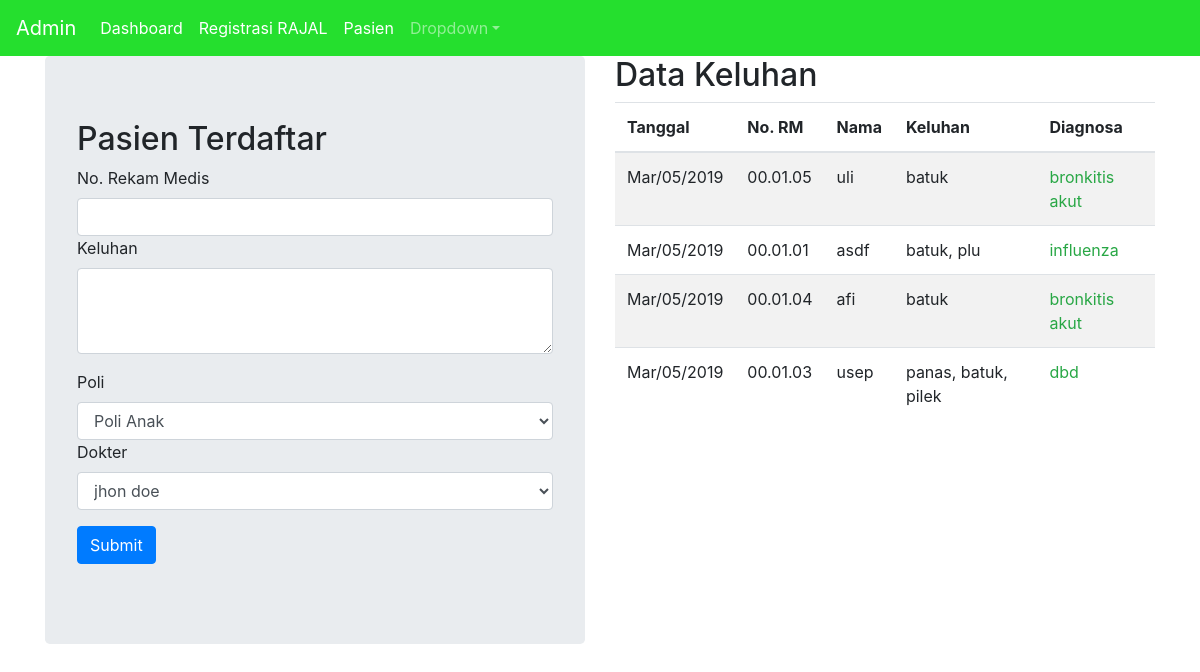
Page /index.php/admin/registrasi on the committed database.
### tables this page shows
CREATE TABLE `t_rajal` (
  `id_rajal` varchar(50) NOT NULL,
  `no_rm` varchar(50) NOT NULL,
  `nama` varchar(75) NOT NULL,
  `keluhan` text NOT NULL,
  `dokter` varchar(75) NOT NULL,
  `diagnosa` text NOT NULL,
  `poli` varchar(20) NOT NULL,
  `tgl_periksa` varchar(20) NOT NULL
);

### application/controllers/Admin.php (called while the page is built, shortened)
<?php
class Admin extends CI_Controller {
    public function registrasi()
    {
        $data['poli'] = $this->m->getPoli();
        $data['dokter'] = $this->m->getDokter();
        $data['keluhan'] =$this->m->getKeluhan();
        $this->load->view('admHeader');
        $this->load->view('admin/regis',$data);
    }
}

### index.php (called while the page is built, shortened)
<?php
require_once BASEPATH.'core/CodeIgniter.php';

### application/models/M.php (called while the page is built, shortened)
<?php
class M extends CI_Model {
    function getPoli()
    {
        $q = $this->db->get("t_poli");
        return $q;
    }
    function getDokter()
    {
        $q = $this->db->get_where('t_pegawai',array("posisi"=>"dokter"));
        return $q;
    }
    function getKeluhan()
    {
        $this->db->from('t_rajal');
        $this->db->order_by('id_rajal', 'desc');
        $q = $this->db->get();
        return $q;
    }
}

### application/views/admin/regis.php (the view, shortened to what this page needs)
<div class="row">
    <div class="col-md-6">
        <div class="jumbotron">
        <h2>Pasien Terdaftar</h2>
            <?php echo form_open("admin/procReg?q=sudah");?>
                <div class="form-group">
                    <label for="rm">No. Rekam Medis</label>
                    <input type="text" class="form-control" name="rm" id="rm" aria-describedby="helpId" placeholder="" value="<?php echo $this->uri->segment(3); ?>">
                    <div class="form-group">
                    <label for="keluhan">Keluhan</label>
                    <textarea class="form-control" name="keluhan" id="keluhan" rows="3"></textarea>
                    </div>
                    <div class="form-group">
                    <label for="poli">Poli</label>
                    <select class="form-control" name="poli" id="poli">
                        <?php
foreach ($poli->result() as $p ) {
    echo "<option value='$p->nama_poli'>$p->nama_poli</option>";
}
                        ?>
                    </select>
                    <div class="form-group">
                      <label for="dokter">Dokter</label>
                      <select class="form-control" name="dokter" id="dokter">
                        <?php
                        foreach ($dokter->result() as $s ) {
                            echo "<option value='$s->nama_pegawai'>$s->nama_pegawai</option>";
                        }
                        ?>
                      </select>
                    </div>
                    <button type="submit" class="btn btn-primary">Submit</button>
                </div>
            </div>
        <?php echo form_close();?>
        </div>
    </div>
    <div class="col-md-6">
        <div class="">
                <h2>Data Keluhan</h2>
            <table class="table table-striped">
                <thead>
                    <tr>
                        <th>Tanggal</th>
                        <th>No. RM</th>
                        <th>Nama</th>
                        <th>Keluhan</th>
                        <th>Diagnosa</th>
                    </tr>
                </thead>
                <tbody class="">
                    <?php
                        foreach ($keluhan->result() as $k) {
                            if($k->diagnosa === ""){
                                $noId = $k->id_rajal;
                                $diagnosa = '<td>'.anchor('admin/diag/'.$k->id_rajal, '<button class="btn btn-sm btn-primary">Beri Diagnosa</button>').'</td>';
                            }else{
                                $diagnosa = "<td class='text-success'>$k->diagnosa</td>";
                            }
                            echo "
                                <tr>
                                    <td>$k->tgl_periksa</td>
                                    <Td>$k->no_rm</td>
                                    <td>$k->nama</td>
                                    <td>$k->keluhan</td>
                                    $diagnosa
                            </tr>";
                        }
                    ?>
                </tbody>
            </table>
        </div>
    </div>
</div>
                </div>
  </body>
</html>

### application/views/admHeader.php (shortened to what this page needs)
<!doctype html>
<html lang="en">
  <head>
    <link rel="stylesheet" href="/rs/aset/css/bootstrap.css">
    <link rel="stylesheet" href="/rs/aset/css/custom.css">
	<link rel="stylesheet" href="/rs/aset/css/datatables.css">
  </head>
  <body>
    <nav class="navbar navbar-expand-md navbar-dark hijau">
        <a class="navbar-brand" href="#">Admin</a>
        <div class="collapse navbar-collapse" id="collapsibleNavId">
            <ul class="navbar-nav mr-auto mt-2 mt-lg-0">
                <li class="nav-item active">
                    <a class="nav-link" href="<?php echo base_url('admin');?>">Dashboard</a>
                </li>
                <li class="nav-item active">
                    <a class="nav-link" href="<?php echo base_url('admin/registrasi');?>">Registrasi RAJAL</a>
                </li>
                <li class="nav-item active">
                    <a class="nav-link" href="<?php echo base_url('admin/pasien');?>">Pasien</a>
                </li>
                <li class="nav-item dropdown">
                    <a class="nav-link dropdown-toggle" href="#" id="dropdownId" data-toggle="dropdown" aria-haspopup="true" aria-expanded="false">Dropdown</a>
                </li>
            </ul>
        </div>
    </nav>
    <div class="container">

### aset/css/custom.css (style rules this page uses)
.hijau { background-color: rgb(37, 223, 46); }

### rows in the picture
t_rajal: tgl_periksa "Mar/05/2019", no_rm "00.01.05", nama "uli", keluhan "batuk", diagnosa "bronkitis akut"
t_rajal: tgl_periksa "Mar/05/2019", no_rm "00.01.01", nama "asdf", keluhan "batuk, plu", diagnosa "influenza"
t_rajal: tgl_periksa "Mar/05/2019", no_rm "00.01.04", nama "afi", keluhan "batuk", diagnosa "bronkitis akut"
t_rajal: tgl_periksa "Mar/05/2019", no_rm "00.01.03", nama "usep", keluhan "panas, batuk, pilek", diagnosa "dbd"

### other values in the picture
form field poli "Poli Anak"
form field dokter "jhon doe"
